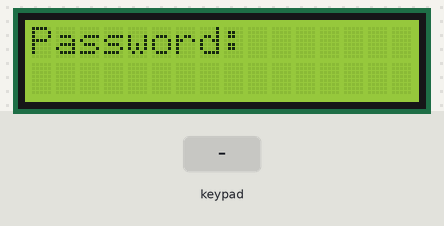
A sketch run on a simulated Arduino Uno, built with avr-gcc and run on an emulated ATmega328P. Parts: 16×2 character LCD. The inputs (shaded band) are chosen by the test bench.

Above: at 1.2 s.
1.3 s: keypad keys 6 6 1 1 pressed 0.4 s apart
At 1.7 s:
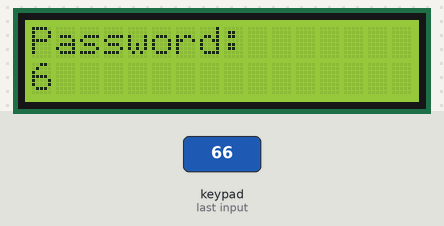
At 4.7 s:
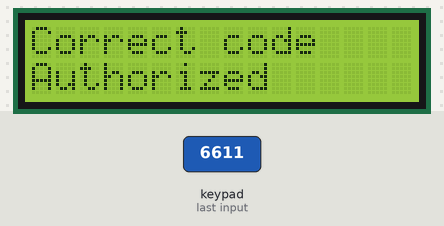
Timing chart, 0 to 6.2 s (numbered marks = the images above; inputs shaded):
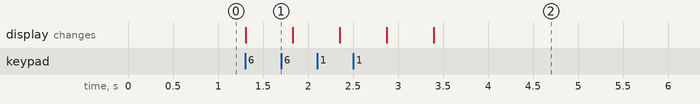

Measured:
- after the input at 1.3 s, the display: changes at once (image 1)

The sketch:

mat_khau_remake.ino
```cpp
#include <Keypad.h>
#include <Wire.h>
#include <LiquidCrystal_I2C.h>
LiquidCrystal_I2C lcd(0x27,16,2);
const byte ROWS = 4; //four rows
const byte COLS = 4; //four columns

char keys[ROWS][COLS] = {
  {'1','2','3','A'},
  {'4','5','6','B'},
  {'7','8','9','C'},
  {'*','0','#','D'}
};
char str[4] = {' ',' ',' ',' '};
char mk[4] = {'6','6','1','1'};
int l, counter = 0;
byte rowPins[ROWS] = {9, 8, 7, 6}; //connect to the row pinouts of the keypad
byte colPins[COLS] = {5, 4, 3, 2}; //connect to the column pinouts of the keypad

//Create an object of keypad(
Keypad keypad = Keypad( makeKeymap(keys), rowPins, colPins, ROWS, COLS );

void setup(){
  lcd.init();
  lcd.backlight();
  lcd.setCursor(0,0);
  l = 0;
  lcd.setCursor(0,0);
  lcd.print("Password:");
}

void loop(){
  char key = keypad.getKey();
  if (key) {
    if (l == 0) {
      str[0] = key;
      lcd.setCursor(0,1);
      lcd.print(key);
      delay(500);
    }
    if (l == 1) {
      str[1] = key;
      lcd.setCursor(1,1);
      lcd.print(key);
      delay(500);
    }
    if (l == 2) {
      str[2] = key;
      lcd.setCursor(2,1);
      lcd.print(key);
      delay(500);
    }
    if (l == 3) {
      str[3] = key;
      lcd.setCursor(3,1);
      lcd.print(key);
      delay(500);
      counter = 1;
    }
    l++;
  }
  else {
    if (counter == 1) {
      if (str[0] == mk[0] && str[1] == mk[1] && str[2] == mk[2] && str[3] == mk[3]) {
        lcd.setCursor(0,0);
        lcd.print("Correct code");
        lcd.setCursor(0,1);
        lcd.print("Authorized");
      }
      else {
        lcd.setCursor(0,0);
        lcd.print("Incorrect code");
        lcd.setCursor(0,1);
        lcd.print("Try again!");
      }
    }
  }
}
```
